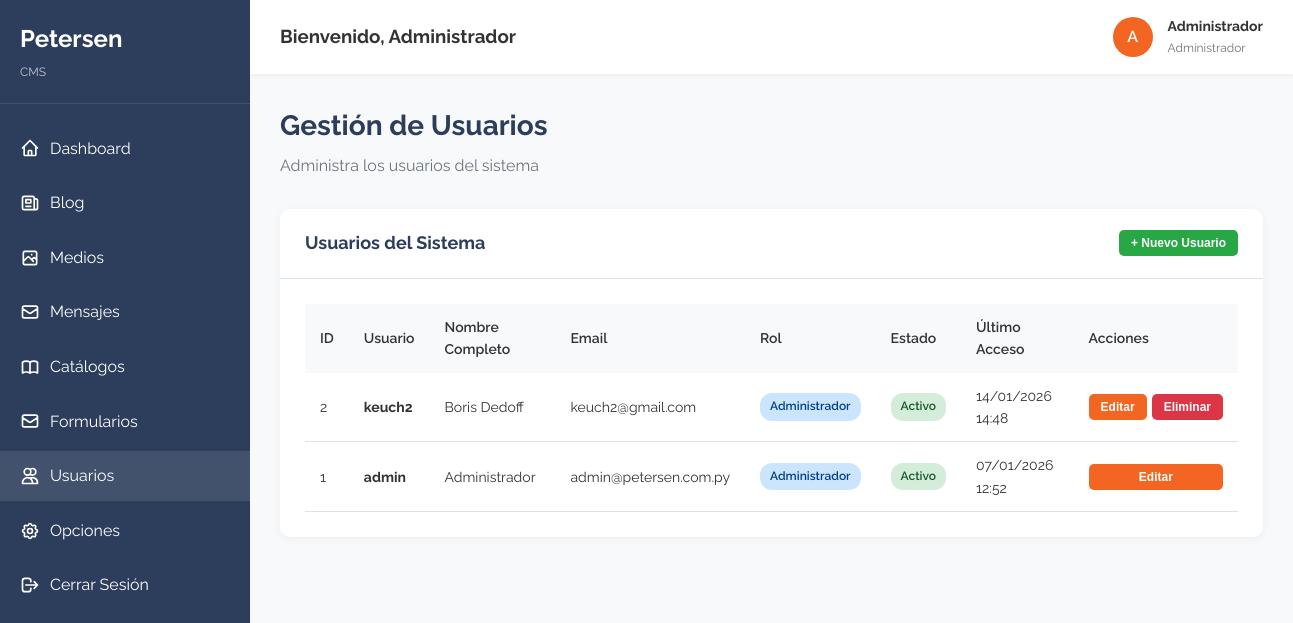
The app's page /cms/users.php (signed in) with its own data.
### tables this page shows
CREATE TABLE users (
                id INTEGER PRIMARY KEY AUTOINCREMENT,
                username VARCHAR(50) UNIQUE NOT NULL,
                email VARCHAR(100) UNIQUE NOT NULL,
                password VARCHAR(255) NOT NULL,
                full_name VARCHAR(100) NOT NULL,
                role VARCHAR(20) NOT NULL DEFAULT 'editor',
                status VARCHAR(20) NOT NULL DEFAULT 'active',
                created_at DATETIME DEFAULT CURRENT_TIMESTAMP,
                updated_at DATETIME DEFAULT CURRENT_TIMESTAMP,
                last_login DATETIME
            );

### cms/includes/database.php (called while the page is built, shortened)
<?php
class Database {
    private static $instance = null;
    private $db;
    private function __construct() {
        try {
            $dbDir = dirname(DB_PATH);
            $this->db = new PDO('sqlite:' . DB_PATH);
            $this->db->setAttribute(PDO::ATTR_ERRMODE, PDO::ERRMODE_EXCEPTION);
            $this->db->setAttribute(PDO::ATTR_DEFAULT_FETCH_MODE, PDO::FETCH_ASSOC);
            $this->initDatabase();
        } catch (PDOException $e) {
            die('Error de conexión: ' . $e->getMessage());
        }
    }
    public static function getInstance() {
        if (self::$instance === null) {
            self::$instance = new self();
        }
        return self::$instance;
    }
    public function getConnection() {
        return $this->db;
    }
    private function initDatabase() {
        $this->db->exec("
            CREATE TABLE IF NOT EXISTS users (
                id INTEGER PRIMARY KEY AUTOINCREMENT,
                username VARCHAR(50) UNIQUE NOT NULL,
                email VARCHAR(100) UNIQUE NOT NULL,
                password VARCHAR(255) NOT NULL,
                full_name VARCHAR(100) NOT NULL,
                role VARCHAR(20) NOT NULL DEFAULT 'editor',
                status VARCHAR(20) NOT NULL DEFAULT 'active',
                created_at DATETIME DEFAULT CURRENT_TIMESTAMP,
                updated_at DATETIME DEFAULT CURRENT_TIMESTAMP,
                last_login DATETIME
            )
        ");
        $this->db->exec("CREATE INDEX IF NOT EXISTS idx_username ON users(username)");
        $this->db->exec("CREATE INDEX IF NOT EXISTS idx_email ON users(email)");
        $this->db->exec("CREATE INDEX IF NOT EXISTS idx_role ON users(role)");
        $this->db->exec("
            CREATE TABLE IF NOT EXISTS blog_posts (
                id INTEGER PRIMARY KEY AUTOINCREMENT,
                title VARCHAR(255) NOT NULL,
                slug VARCHAR(255) UNIQUE NOT NULL,
                excerpt TEXT,
                content TEXT NOT NULL,
                featured_image VARCHAR(255),
                author_id INTEGER NOT NULL,
                status VARCHAR(20) NOT NULL DEFAULT 'draft',
                published_at DATETIME,
                created_at DATETIME DEFAULT CURRENT_TIMESTAMP,
                updated_at DATETIME DEFAULT CURRENT_TIMESTAMP,
                FOREIGN KEY (author_id) REFERENCES users(id)
            )
        ");
        $this->db->exec("CREATE INDEX IF NOT EXISTS idx_blog_slug ON blog_posts(slug)");
        $this->db->exec("CREATE INDEX IF NOT EXISTS idx_blog_status ON blog_posts(status)");
        $this->db->exec("CREATE INDEX IF NOT EXISTS idx_blog_author ON blog_posts(author_id)");
        $this->db->exec("CREATE INDEX IF NOT EXISTS idx_blog_published ON blog_posts(published_at)");
        $this->db->exec("
            CREATE TABLE IF NOT EXISTS media (
                id INTEGER PRIMARY KEY AUTOINCREMENT,
                filename VARCHAR(255) NOT NULL,
                original_filename VARCHAR(255) NOT NULL,
                filepath VARCHAR(500) NOT NULL,
                file_type VARCHAR(50) NOT NULL,
                mime_type VARCHAR(100) NOT NULL,
                file_size INTEGER NOT NULL,
                width INTEGER,
                height INTEGER,
                title VARCHAR(255),
                alt_text VARCHAR(255),
                description TEXT,
                uploaded_by INTEGER NOT NULL,
                created_at DATETIME DEFAULT CURRENT_TIMESTAMP,
                FOREIGN KEY (uploaded_by) REFERENCES users(id)
            )
        ");
        $this->db->exec("CREATE INDEX IF NOT EXISTS idx_media_type ON media(file_type)");
        $this->db->exec("CREATE INDEX IF NOT EXISTS idx_media_mime ON media(mime_type)");
        $this->db->exec("CREATE INDEX IF NOT EXISTS idx_media_uploaded ON media(uploaded_by)");
        $this->db->exec("CREATE INDEX IF NOT EXISTS idx_media_created ON media(created_at)");
        $this->db->exec("
            CREATE TABLE IF NOT EXISTS form_settings (
                id INTEGER PRIMARY KEY AUTOINCREMENT,
                form_type VARCHAR(50) UNIQUE NOT NULL,
                form_name VARCHAR(100) NOT NULL,
                emails TEXT NOT NULL,
                whatsapp VARCHAR(20),
                created_at DATETIME DEFAULT CURRENT_TIMESTAMP,
                updated_at DATETIME DEFAULT CURRENT_TIMESTAMP
            )
        ");
        $this->db->exec("CREATE INDEX IF NOT EXISTS idx_form_type ON form_settings(form_type)");
        $stmt = $this->db->query("SELECT COUNT(*) as count FROM form_settings");
        $result = $stmt->fetch();
        $stmt = $this->db->query("SELECT COUNT(*) as count FROM users WHERE role = 'administrador'");
        $result = $stmt->fetch();
    }
}

### cms/includes/auth.php (called while the page is built, shortened)
<?php
require_once __DIR__ . '/database.php';
class Auth {
    private $db;
    public function __construct() {
        $this->db = Database::getInstance()->getConnection();
    }
    public function isLoggedIn() {
        return isset($_SESSION['user_id']);
    }
    public function isAdmin() {
        return isset($_SESSION['role']) && $_SESSION['role'] === 'administrador';
    }
    public function getCurrentUser() {
        try {
            $stmt = $this->db->prepare("SELECT * FROM users WHERE id = :id");
            $stmt->execute(['id' => $_SESSION['user_id']]);
            return $stmt->fetch();
        } catch (PDOException $e) {
            return null;
        }
    }
}

### cms/includes/user.php (called while the page is built, shortened)
<?php
require_once __DIR__ . '/database.php';
class User {
    private $db;
    public function __construct() {
        $this->db = Database::getInstance()->getConnection();
    }
    public function getAll() {
        try {
            $stmt = $this->db->query("
                SELECT id, username, email, full_name, role, status, created_at, last_login
                FROM users
                ORDER BY created_at DESC
            ");
            return $stmt->fetchAll();
        } catch (PDOException $e) {
            error_log('Error al obtener usuarios: ' . $e->getMessage());
            return [];
        }
    }
}

### cms/users.php (the view, shortened to what this page needs)
<?php
require_once 'includes/header.php';
require_once 'includes/user.php';
$userModel = new User();
$users = $userModel->getAll();
?>
<div class="page-header">
    <h1>Gestión de Usuarios</h1>
    <p>Administra los usuarios del sistema</p>
</div>
<div class="card">
    <div class="card-header">
        <h2>Usuarios del Sistema</h2>
        <button class="btn btn-success btn-sm" onclick="openCreateModal()">
            + Nuevo Usuario
        </button>
    </div>
    <div class="card-body">
        <div class="table-responsive">
            <table>
                <thead>
                    <tr>
                        <th>ID</th>
                        <th>Usuario</th>
                        <th>Nombre Completo</th>
                        <th>Email</th>
                        <th>Rol</th>
                        <th>Estado</th>
                        <th>Último Acceso</th>
                        <th>Acciones</th>
                    </tr>
                </thead>
                <tbody>
                    <?php foreach ($users as $user): ?>
                    <tr>
                        <td><?php echo $user['id']; ?></td>
                        <td><strong><?php echo htmlspecialchars($user['username']); ?></strong></td>
                        <td><?php echo htmlspecialchars($user['full_name']); ?></td>
                        <td><?php echo htmlspecialchars($user['email']); ?></td>
                        <td>
                            <span class="badge badge-<?php echo $user['role'] === 'administrador' ? 'primary' : 'warning'; ?>">
                                <?php echo ucfirst($user['role']); ?>
                            </span>
                        </td>
                        <td>
                            <span class="badge badge-<?php echo $user['status'] === 'active' ? 'success' : 'danger'; ?>">
                                <?php echo $user['status'] === 'active' ? 'Activo' : 'Inactivo'; ?>
                            </span>
                        </td>
                        <td><?php echo $user['last_login'] ? date('d/m/Y H:i', strtotime($user['last_login'])) : 'Nunca'; ?></td>
                        <td>
                            <div class="action-buttons">
                                <button class="btn btn-primary btn-sm" onclick='openEditModal(<?php echo json_encode($user); ?>)'>
                                    Editar
                                </button>
                                <?php if ($user['id'] != $_SESSION['user_id']): ?>
                                <button class="btn btn-danger btn-sm" onclick="confirmDelete(<?php echo $user['id']; ?>, '<?php echo htmlspecialchars($user['username']); ?>')">
                                    Eliminar
                                </button>
                                <?php endif; ?>
                            </div>
                        </td>
                    </tr>
                    <?php endforeach; ?>
                </tbody>
            </table>
        </div>
    </div>
</div>
<?php require_once 'includes/footer.php'; ?>

### cms/includes/header.php (shortened to what this page needs)
<?php
require_once __DIR__ . '/auth.php';
$auth = new Auth();
$auth->requireLogin();
$currentUser = $auth->getCurrentUser();
$currentPage = basename($_SERVER['PHP_SELF'], '.php');
?>
<!DOCTYPE html>
<html lang="es">
<head>
    <link rel="stylesheet" href="<?php echo CMS_URL; ?>/assets/css/admin.css">
</head>
<body>
    <div class="admin-wrapper">
        <aside class="sidebar">
            <div class="sidebar-logo">
                <h2>Petersen</h2>
                <p>CMS</p>
            </div>
            <ul class="sidebar-menu">
                <li>
                    <a href="index.php" class="<?php echo $currentPage === 'index' ? 'active' : ''; ?>">
                        <svg fill="none" stroke="currentColor" viewBox="0 0 24 24">
                            <path stroke-linecap="round" stroke-linejoin="round" stroke-width="2" d="M3 12l2-2m0 0l7-7 7 7M5 10v10a1 1 0 001 1h3m10-11l2 2m-2-2v10a1 1 0 01-1 1h-3m-6 0a1 1 0 001-1v-4a1 1 0 011-1h2a1 1 0 011 1v4a1 1 0 001 1m-6 0h6"></path>
                        </svg>
                        <span>Dashboard</span>
                    </a>
                </li>
                <li>
                    <a href="blog.php" class="<?php echo $currentPage === 'blog' ? 'active' : ''; ?>">
                        <svg fill="none" stroke="currentColor" viewBox="0 0 24 24">
                            <path stroke-linecap="round" stroke-linejoin="round" stroke-width="2" d="M19 20H5a2 2 0 01-2-2V6a2 2 0 012-2h10a2 2 0 012 2v1m2 13a2 2 0 01-2-2V7m2 13a2 2 0 002-2V9a2 2 0 00-2-2h-2m-4-3H9M7 16h6M7 8h6v4H7V8z"></path>
                        </svg>
                        <span>Blog</span>
                    </a>
                </li>
                <li>
                    <a href="media.php" class="<?php echo $currentPage === 'media' ? 'active' : ''; ?>">
                        <svg fill="none" stroke="currentColor" viewBox="0 0 24 24">
                            <path stroke-linecap="round" stroke-linejoin="round" stroke-width="2" d="M4 16l4.586-4.586a2 2 0 012.828 0L16 16m-2-2l1.586-1.586a2 2 0 012.828 0L20 14m-6-6h.01M6 20h12a2 2 0 002-2V6a2 2 0 00-2-2H6a2 2 0 00-2 2v12a2 2 0 002 2z"></path>
                        </svg>
                        <span>Medios</span>
                    </a>
                </li>
                <li>
                    <a href="messages.php" class="<?php echo $currentPage === 'messages' ? 'active' : ''; ?>">
                        <svg fill="none" stroke="currentColor" viewBox="0 0 24 24">
                            <path stroke-linecap="round" stroke-linejoin="round" stroke-width="2" d="M3 8l7.89 5.26a2 2 0 002.22 0L21 8M5 19h14a2 2 0 002-2V7a2 2 0 00-2-2H5a2 2 0 00-2 2v10a2 2 0 002 2z"></path>
                        </svg>
                        <span>Mensajes</span>
                    </a>
                </li>
                <li>
                    <a href="catalogs.php" class="<?php echo $currentPage === 'catalogs' || $currentPage === 'catalog-leads' ? 'active' : ''; ?>">
                        <span>Catálogos</span>
                    </a>
                </li>
                <li>
                    <a href="form-settings.php" class="<?php echo $currentPage === 'form-settings' ? 'active' : ''; ?>">
                        <svg fill="none" stroke="currentColor" viewBox="0 0 24 24">
                            <path stroke-linecap="round" stroke-linejoin="round" stroke-width="2" d="M3 8l7.89 5.26a2 2 0 002.22 0L21 8M5 19h14a2 2 0 002-2V7a2 2 0 00-2-2H5a2 2 0 00-2 2v10a2 2 0 002 2z"></path>
                        </svg>
                        <span>Formularios</span>
                    </a>
                </li>
                <?php if ($auth->isAdmin()): ?>
                <li>
                    <a href="users.php" class="<?php echo $currentPage === 'users' ? 'active' : ''; ?>">
                        <svg fill="none" stroke="currentColor" viewBox="0 0 24 24">
                            <path stroke-linecap="round" stroke-linejoin="round" stroke-width="2" d="M12 4.354a4 4 0 110 5.292M15 21H3v-1a6 6 0 0112 0v1zm0 0h6v-1a6 6 0 00-9-5.197M13 7a4 4 0 11-8 0 4 4 0 018 0z"></path>
                        </svg>
                        <span>Usuarios</span>
                    </a>
                </li>
                <li>
                    <a href="site-options.php" class="<?php echo $currentPage === 'site-options' ? 'active' : ''; ?>">
                        <span>Opciones</span>
                    </a>
                </li>
                <?php endif; ?>
                <li>
                    <a href="logout.php">
                        <svg fill="none" stroke="currentColor" viewBox="0 0 24 24">
                            <path stroke-linecap="round" stroke-linejoin="round" stroke-width="2" d="M17 16l4-4m0 0l-4-4m4 4H7m6 4v1a3 3 0 01-3 3H6a3 3 0 01-3-3V7a3 3 0 013-3h4a3 3 0 013 3v1"></path>
                        </svg>
                        <span>Cerrar Sesión</span>
                    </a>
                </li>
            </ul>
        </aside>
        <main class="main-content">
            <div class="top-bar">
                <div>
                    <h3>Bienvenido, <?php echo htmlspecialchars($currentUser['full_name']); ?></h3>
                </div>
                <div class="user-info">
                    <div class="user-avatar">
                        <?php echo strtoupper(substr($currentUser['full_name'], 0, 1)); ?>
                    </div>
                    <div class="user-details">
                        <h4><?php echo htmlspecialchars($currentUser['full_name']); ?></h4>
                        <p><?php echo ucfirst($currentUser['role']); ?></p>
                    </div>
                </div>
            </div>
            <div class="content-area">

### records on screen
users: full_name "Administrador", full_name "A", role "Administrador", id "1", username "admin", email "admin@petersen.com.py", status "Activo", last_login "07/01/2026 12:52"
users: id "2", username "keuch2", full_name "Boris Dedoff", email "keuch2@gmail.com", role "Administrador", status "Activo", last_login "14/01/2026 14:48"
